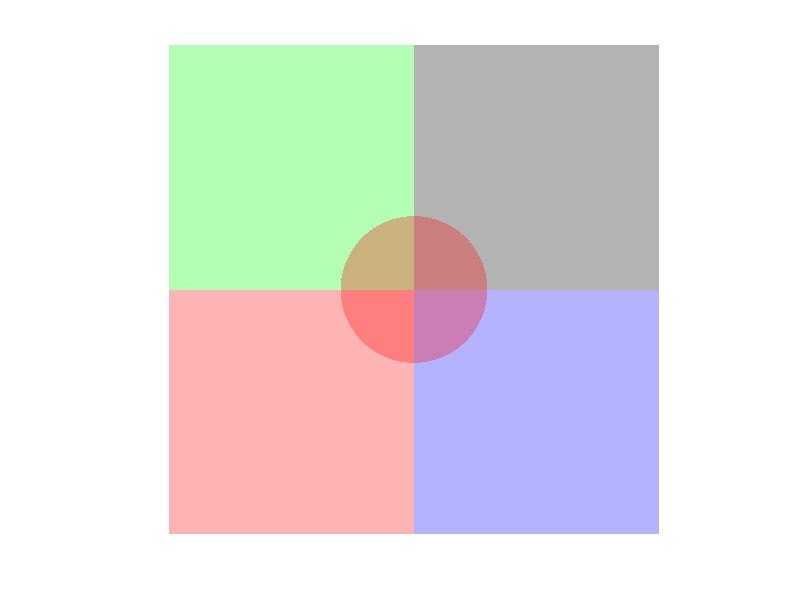
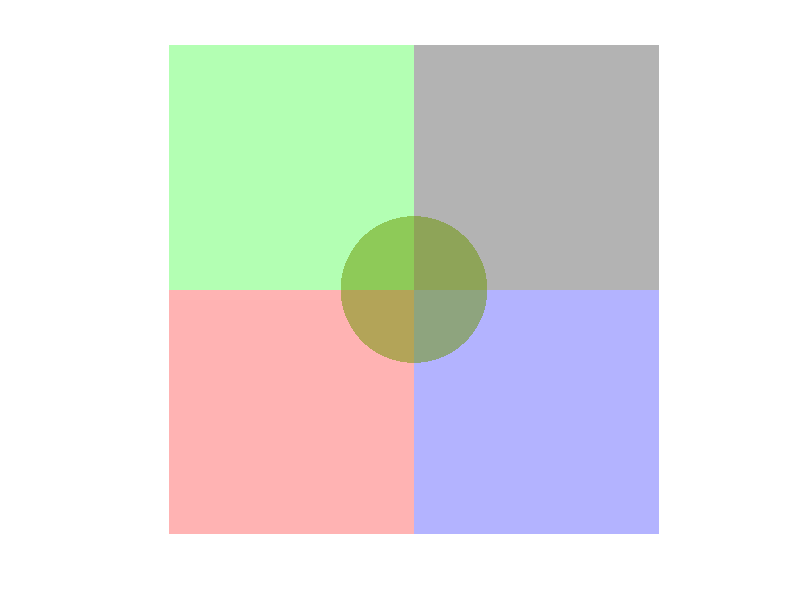
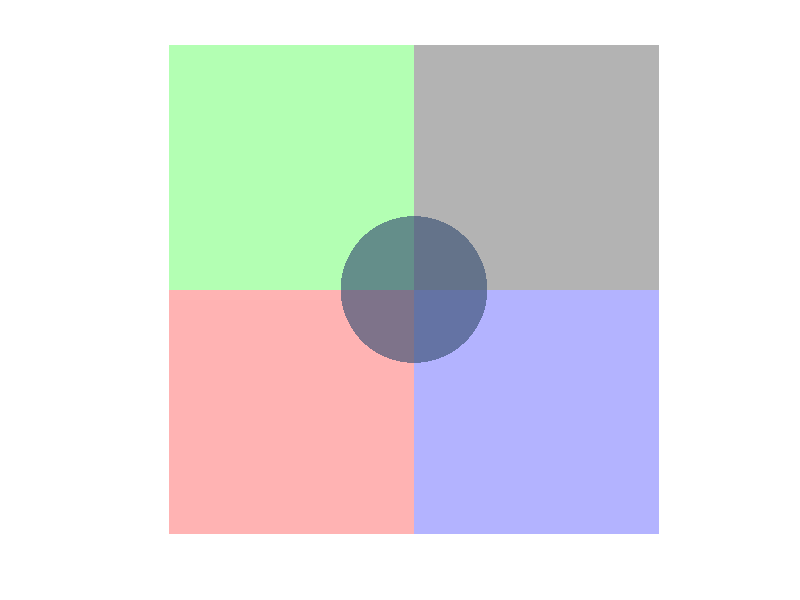
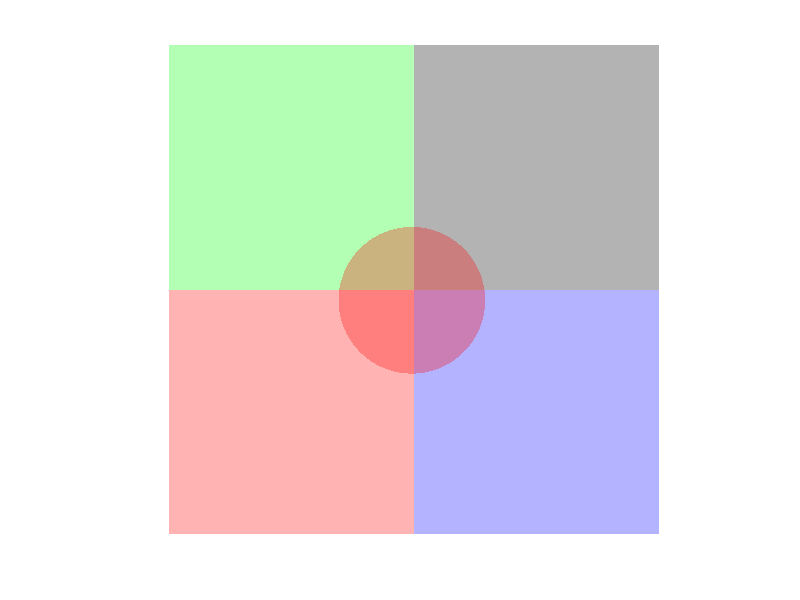

The MATLAB script that drew these images, in order:
hold on;
clc;
clear all;

% Create the first polygon for the left half of the plot
x_left = [-1.5, 0, 0, -1.5]; % x coordinates for the left half
y_left = [-1.5, -1.5, 0, 0]; % y coordinates for the left half
fill(x_left, y_left, 'r', 'FaceAlpha', 0.3, 'EdgeColor', 'none');

% Create the first polygon for the left half of the plot
x_left = [-1.5, 0, 0, -1.5]; % x coordinates for the left half
y_left = [0, 0, 1.5, 1.5]; % y coordinates for the left half
fill(x_left, y_left, 'g', 'FaceAlpha', 0.3, 'EdgeColor', 'none');

% Create the first polygon for the left half of the plot
x_left = [0, 1.5, 1.5, 0]; % x coordinates for the left half
y_left = [-1.5, -1.5, 0, 0]; % y coordinates for the left half
fill(x_left, y_left, 'b', 'FaceAlpha', 0.3, 'EdgeColor', 'none');

% Create the first polygon for the left half of the plot
x_left = [0, 1.5, 1.5, 0]; % x coordinates for the left half
y_left = [0, 0, 1.5, 1.5]; % y coordinates for the left half
fill(x_left, y_left, 'k', 'FaceAlpha', 0.3, 'EdgeColor', 'none');

% Set the axis limits
xlim([-1 1]);
ylim([-1 1]);

% Show grid
grid off;
axis off;
axis equal

t = linspace(0, 2*pi, 100); % Parameter t
R = 0.3;
for i=1:3
    x0{i}=0;
    y0{i}=0;
    xV{i}=rand()/10-0.05;
    yV{i}=rand()/10-0.05;
    if (i==1)
    color{i} = [1 0 0];
    elseif (i==2)
    color{i} = [0 1 0];
    else 
    color{i} = [0 0 1];
    end
end
for iter=1:120
xlim([-1 1]);
ylim([-1 1]);
    for i=1:3
    if (x0{i}+R>1)
        xV{i} = -xV{i};
        x0{i} = x0{i} - (x0{i}+R-1);
    end
    if (x0{i}-R<-1)
        xV{i} = -xV{i};
        x0{i} = x0{i} - (x0{i}-R+1);
    end
    if (y0{i}+R>1)
        yV{i} = -yV{i};
        y0{i} = y0{i} - (y0{i}+R-1);
    end
    if (y0{i}-R<-1)
        yV{i} = -yV{i};
        y0{i} = y0{i} - (y0{i}-R+1);
    end
    x{i} = x0{i}+R*cos(t);
    y{i} = y0{i}+R*sin(t);
    x0{i}=x0{i}+xV{i};
    y0{i}=y0{i}+yV{i};
    p{i} = fill(x{i}, y{i}, color{i}, 'FaceAlpha', 0.3, 'EdgeColor', 'none', 'LineWidth', 1);
    saveas(gcf,['Plot' num2str(iter) '.png']);
    end
    fclose('all');
    pause(1);
    for i=1:3
        delete(p{i});
    end
end